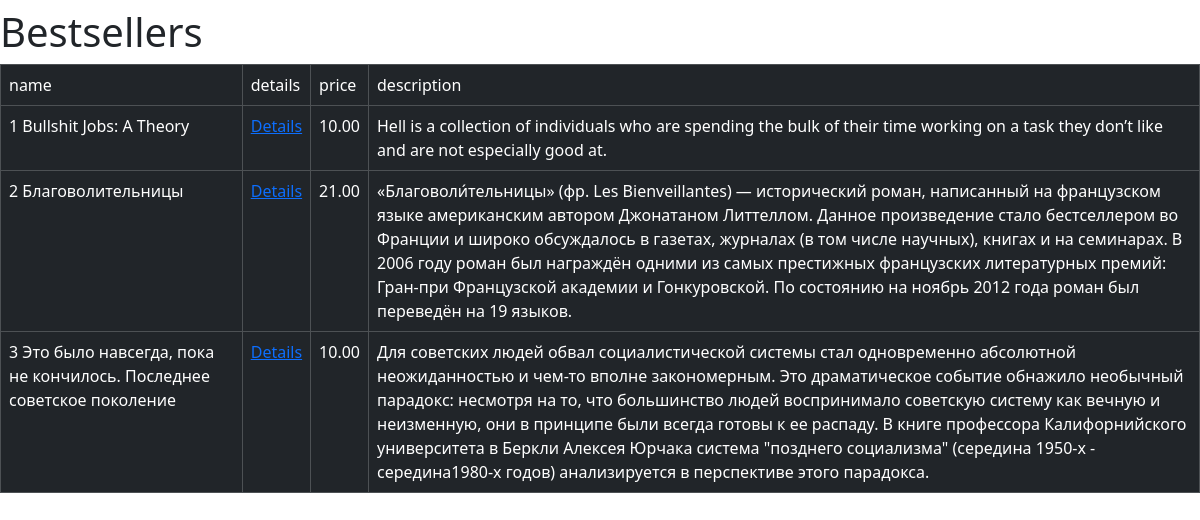
/bestsellers/, run on the app's committed database.
### forecast/models.py (models this page shows, shortened)
class Book(models.Model):
     import datetime
     name = models.CharField(max_length=150)
     authors = models.ManyToManyField('reference.Author', default='an author')
     image = models.ImageField(upload_to='src/static/imagination', height_field=None, width_field=None, max_length=100, default= "img.jpeg")
     price = models.DecimalField(verbose_name = "price", blank=False, default=10.00, decimal_places=2, max_digits=8)
     genre = models.CharField(choices=Genre.GENRE_CHOICES,max_length=120)
     publisher = models.ForeignKey(Publisher, on_delete=models.CASCADE)
     pages = models.IntegerField(blank=False, default=0)
     cover = models.CharField(choices=Cover.COVER_CHOICES, max_length=120, default='Other')
     format = models.CharField(help_text="Please use the following format: width(cm) x length(cm): ",max_length=5, blank=True, null=True)
     date_published = models.DateField(blank=False, default=datetime.date(1990, 1, 1))
     isbn = models.CharField(max_length=40, default='000-000-0000-00-0')
     weight = models.IntegerField(default='0')
     age_restriction = models.CharField(choices=AgeRestriction.AGE_RESTRICT_CHOICES, max_length=402, default='18+')
     items_available = models.IntegerField(blank=False, default=0)
     order_status = models.CharField(choices=[(ACTIVE,'Active'), (INACTIVE,'Inactive')], max_length=40, default='Inactive')
     rate = models.DecimalField(decimal_places=2, max_digits= 3, blank=True, null=True)
     created = models.DateTimeField(editable=False, default=datetime.datetime.now())
     modified = models.DateTimeField(default=datetime.datetime.now())
     description = models.TextField(blank=True, null=True)

### forecast/views.py (the view)
class Bestsellers(ListView):
    template_name='forecast/bestsellers.html'
    model=models.Book
    def get_queryset(self):
        qs=self.model.objects.all()
        return qs
    def get_context_data(self, *args, **kwargs):
        context = super().get_context_data(*args, **kwargs)
        return context

### forecast/templates/forecast/bestsellers.html (shortened to what this page needs)
{% extends 'reference/base.html' %}
{% block  body %}
<h1 class="nav-item"> Bestsellers {{ object.headline }} </h1>
<table class="table table-bordered table-dark" >
    <tr>
        <td> name</td>
        <td> details </td>
        <td> price </td>
        <td> description </td>
    </tr>
    {% for obj in object_list|slice:":3"%}
    <tr><td> {{obj.pk}} {{obj.name}} </td>
        <td> <a href="/book/{{obj.id}}"> Details </a>  </td>
        <td> {{obj.price}} </td>
        <td> {{obj.description}} </td>
    </tr>
    {% endfor %}
</table>
{% endblock body %}

### data on the page
Book: pk "1", name "Bullshit Jobs: A Theory", price "10.00", description "Hell is a collection of individuals who are spending the bulk of their time working on a task they don’t like and are not especially good at."
Book: pk "2", name "Благоволительницы", price "21.00", description "«Благоволи́тельницы» (фр. Les Bienveillantes) — исторический роман, написанный на французском языке американским автором Джонатаном Литтеллом. Данное произведение стало бестселлером во Франции и широко обсуждалось в газетах, журналах (в том числе научных), книгах и на семинарах. В 2006 году роман был награждён одними из самых престижных французских литературных премий: Гран-при Французской академии и Гонкуровской. По состоянию на ноябрь 2012 года роман был переведён на 19 языков."
Book: pk "3", name "Это было навсегда, пока не кончилось. Последнее советское поколение", price "10.00", description "Для советских людей обвал социалистической системы стал одновременно абсолютной неожиданностью и чем-то вполне закономерным. Это драматическое событие обнажило необычный парадокс: несмотря на то, что большинство людей воспринимало советскую систему как вечную и неизменную, они в принципе были всегда готовы к ее распаду. В книге профессора Калифорнийского университета в Беркли Алексея Юрчака система \"позднего социализма\" (середина 1950-х - середина1980-х годов) анализируется в перспективе этого парадокса."
